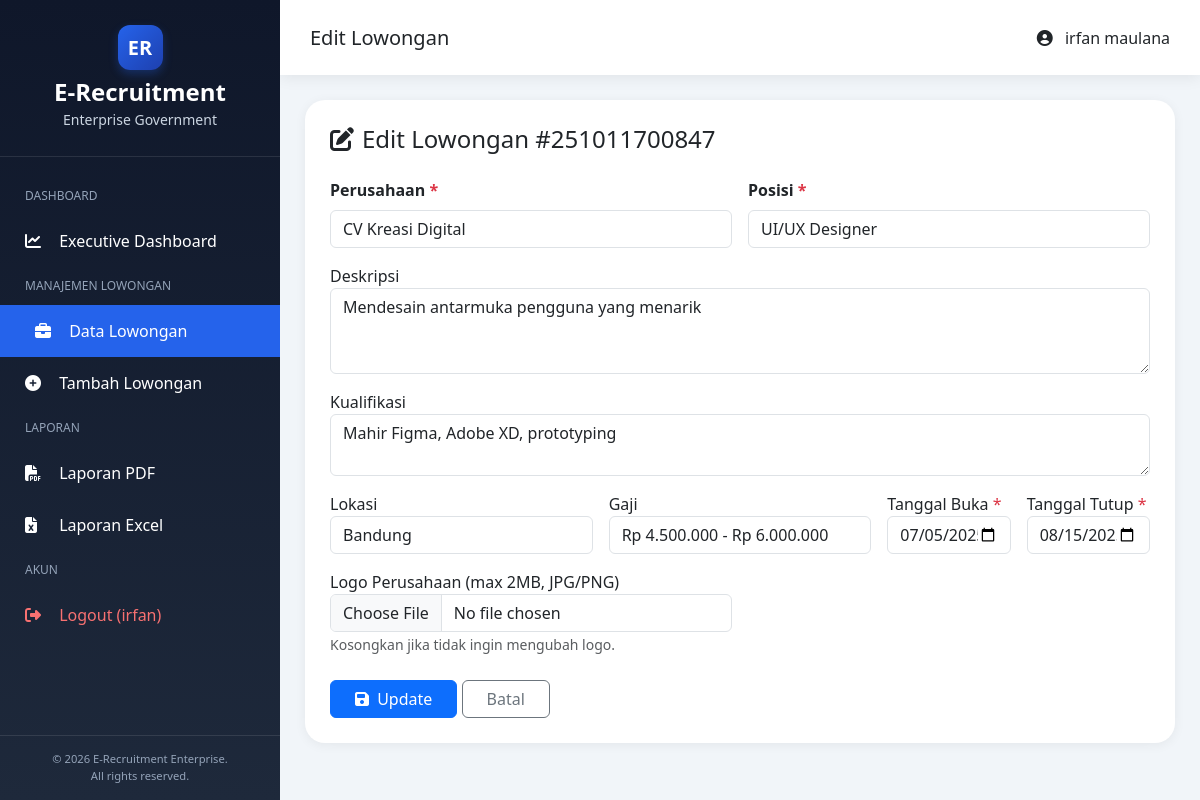
The app's page /index.php?page=lowongan_edit&id=251011700847 (signed in) with its own data.
### tables this page shows
CREATE TABLE `lowongan` (
  `id` bigint(20) NOT NULL,
  `perusahaan` varchar(100) NOT NULL,
  `posisi` varchar(100) NOT NULL,
  `deskripsi` text NOT NULL,
  `kualifikasi` text NOT NULL,
  `lokasi` varchar(100) NOT NULL,
  `gaji` varchar(50) DEFAULT NULL,
  `tanggal_buka` date NOT NULL,
  `tanggal_tutup` date NOT NULL,
  `gambar_perusahaan` varchar(255) DEFAULT NULL,
  `created_at` timestamp NOT NULL DEFAULT current_timestamp(),
  `updated_at` timestamp NOT NULL DEFAULT current_timestamp() ON UPDATE current_timestamp()
);

### config/Database.php (called while the page is built)
<?php
class Database {
    private static $instance = null;
    private $conn;
    private $host = 'localhost';
    private $dbname = 'db_uas_lowongan';
    private $user = 'root';
    private $pass = '';
    private function __construct() {
        try {
            $this->conn = new PDO(
                "mysql:host=$this->host;dbname=$this->dbname;charset=utf8",
                $this->user,
                $this->pass
            );
            $this->conn->setAttribute(PDO::ATTR_ERRMODE, PDO::ERRMODE_EXCEPTION);
        } catch (PDOException $e) {
            die("Koneksi database gagal: " . $e->getMessage());
        }
    }
    public static function getInstance() {
        if (self::$instance === null) {
            self::$instance = new Database();
        }
        return self::$instance;
    }
    public function getConnection() {
        return $this->conn;
    }
}

### models/Lowongan.php (called while the page is built, shortened)
<?php
require_once __DIR__ . '/../config/Database.php';
class Lowongan {
    private $conn;
    private $table = 'lowongan';
    public function __construct() {
        $database = Database::getInstance();
        $this->conn = $database->getConnection();
    }
    public function getById($id) {
        $stmt = $this->conn->prepare("SELECT * FROM {$this->table} WHERE id = :id");
        $stmt->bindParam(':id', $id, PDO::PARAM_INT);
        $stmt->execute();
        return $stmt->fetch(PDO::FETCH_ASSOC);
    }
}

### views/lowongan/edit.php (the view, shortened to what this page needs)
<?php
include __DIR__ . '/../header.php';
?>
<div class="panel">
    <h4 class="mb-4"><i class="fa fa-pen-to-square me-2"></i>Edit Lowongan #<?= $lowongan['id'] ?></h4>
    <form method="post" enctype="multipart/form-data" action="index.php?page=lowongan_edit&id=<?= $lowongan['id'] ?>">
        <div class="row g-3">
            <div class="col-md-6">
                <label class="form-label fw-semibold">Perusahaan <span class="text-danger">*</span></label>
                <input type="text" name="perusahaan" class="form-control" value="<?= htmlspecialchars($_POST['perusahaan'] ?? $lowongan['perusahaan']) ?>" required>
            </div>
            <div class="col-md-6">
                <label class="form-label fw-semibold">Posisi <span class="text-danger">*</span></label>
                <input type="text" name="posisi" class="form-control" value="<?= htmlspecialchars($_POST['posisi'] ?? $lowongan['posisi']) ?>" required>
            </div>
            <div class="col-12">
                <label>Deskripsi</label>
                <textarea name="deskripsi" class="form-control" rows="3"><?= htmlspecialchars($_POST['deskripsi'] ?? $lowongan['deskripsi']) ?></textarea>
            </div>
            <div class="col-12">
                <label>Kualifikasi</label>
                <textarea name="kualifikasi" class="form-control" rows="2"><?= htmlspecialchars($_POST['kualifikasi'] ?? $lowongan['kualifikasi']) ?></textarea>
            </div>
            <div class="col-md-4">
                <label>Lokasi</label>
                <input type="text" name="lokasi" class="form-control" value="<?= htmlspecialchars($_POST['lokasi'] ?? $lowongan['lokasi']) ?>">
            </div>
            <div class="col-md-4">
                <label>Gaji</label>
                <input type="text" name="gaji" class="form-control" value="<?= htmlspecialchars($_POST['gaji'] ?? $lowongan['gaji']) ?>">
            </div>
            <div class="col-md-2">
                <label>Tanggal Buka <span class="text-danger">*</span></label>
                <input type="date" name="tanggal_buka" class="form-control" value="<?= $_POST['tanggal_buka'] ?? $lowongan['tanggal_buka'] ?>" required>
            </div>
            <div class="col-md-2">
                <label>Tanggal Tutup <span class="text-danger">*</span></label>
                <input type="date" name="tanggal_tutup" class="form-control" value="<?= $_POST['tanggal_tutup'] ?? $lowongan['tanggal_tutup'] ?>" required>
            </div>
            <div class="col-md-6">
                <label>Logo Perusahaan (max 2MB, JPG/PNG)</label>
                <input type="file" name="gambar" class="form-control">
                <small class="text-muted">Kosongkan jika tidak ingin mengubah logo.</small>
            </div>
            <div class="col-12 mt-4">
                <button type="submit" class="btn btn-primary px-4"><i class="fa fa-save me-1"></i> Update</button>
                <a href="index.php?page=lowongan" class="btn btn-outline-secondary px-4">Batal</a>
            </div>
        </div>
    </form>
</div>
<?php include __DIR__ . '/../footer.php'; ?>

### views/header.php (style rules this page uses)
:root { --primary:#0f172a; --secondary:#1e293b; --accent:#2563eb; --gold:#f59e0b; --success:#10b981; --danger:#ef4444; --bg:#f1f5f9; }
body { background: var(--bg); font-family: 'Segoe UI', sans-serif; margin-left: 280px; transition: margin-left 0.3s; }
.panel { background: white; border-radius: 20px; padding: 25px; box-shadow: 0 2px 12px rgba(0,0,0,.06); margin-bottom: 25px; }

### records on screen
lowongan: id "251011700847", perusahaan "CV Kreasi Digital", posisi "UI/UX Designer", deskripsi "Mendesain antarmuka pengguna yang menarik", kualifikasi "Mahir Figma, Adobe XD, prototyping", lokasi "Bandung", gaji "Rp 4.500.000 - Rp 6.000.000", tanggal_buka "07/05/2025", tanggal_tutup "08/15/2025"

### other values on screen
$_SESSION['username'] "irfan"
$pageTitle "Edit Lowongan"
$_SESSION['nama'] "irfan maulana"
